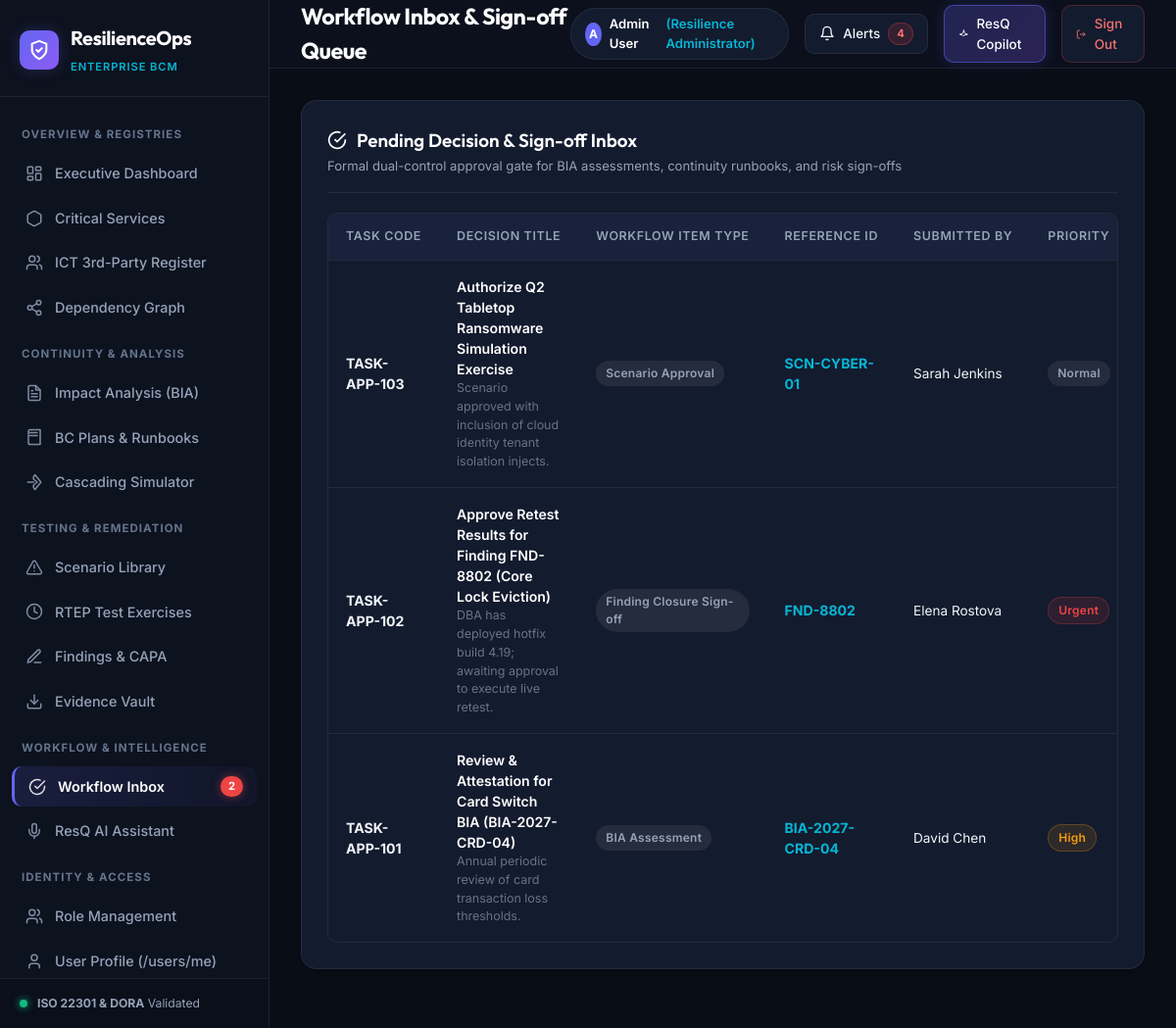
Screenshot of /approvals/ (signed in) with the database file from the repository.
### bcm_app/models.py (models this page shows, shortened)
class UserProfile(models.Model):
    ROLE_CHOICES = [
        ('Chief Risk & Resilience Officer', 'Chief Risk & Resilience Officer (CRO)'),
        ('Enterprise BCM Lead', 'Enterprise BCM Lead / Manager'),
        ('Critical Service Owner', 'Critical Service Owner'),
        ('Crisis Incident Commander', 'Crisis Incident Commander'),
        ('Regulatory / Internal Auditor', 'Regulatory / Internal Auditor'),
        ('Resilience Administrator', 'Resilience Administrator'),
    ]
    user = models.OneToOneField(User, on_delete=models.CASCADE, related_name='profile')
    role_def = models.ForeignKey(RoleDefinition, on_delete=models.SET_NULL, null=True, blank=True, related_name='members')
    role = models.CharField(max_length=60, choices=ROLE_CHOICES, default='Chief Risk & Resilience Officer')
    department = models.CharField(max_length=120, default='Operational Resilience & Risk Management')
    phone = models.CharField(max_length=40, blank=True, default='+44 20 7946 0880')
    sso_id = models.CharField(max_length=80, blank=True, default='OKTA-SSO-ENT-01')
    avatar_color = models.CharField(max_length=20, default='#6366f1')

class ApprovalTask(models.Model):
    ITEM_TYPES = [
        ('BIA Assessment', 'BIA Assessment'),
        ('Business Continuity Plan', 'Business Continuity Plan'),
        ('Scenario Approval', 'Scenario Approval'),
        ('Finding Closure Sign-off', 'Finding Closure Sign-off'),
        ('Access Delegation', 'Access Delegation'),
    ]
    STATUS_CHOICES = [
        ('Pending', 'Pending Review'),
        ('Approved', 'Approved'),
        ('Rejected', 'Rejected'),
        ('Delegated', 'Delegated'),
    ]
    PRIORITY_CHOICES = [
        ('Urgent', 'Urgent'),
        ('High', 'High'),
        ('Normal', 'Normal'),
    ]
    task_code = models.CharField(max_length=32, unique=True)
    title = models.CharField(max_length=255)
    item_type = models.CharField(max_length=35, choices=ITEM_TYPES)
    reference_id = models.CharField(max_length=64, help_text="e.g. BIA-2027-01 or BCP-PAY-01")
    requested_by = models.CharField(max_length=120)
    assigned_to = models.CharField(max_length=120)
    priority = models.CharField(max_length=20, choices=PRIORITY_CHOICES, default='High')
    status = models.CharField(max_length=20, choices=STATUS_CHOICES, default='Pending')
    comments = models.TextField(blank=True)
    submitted_date = models.DateTimeField(auto_now_add=True)
    actioned_date = models.DateTimeField(null=True, blank=True)
    class Meta:
        ordering = ['-submitted_date']

### bcm_app/views.py (the view, shortened to what this page needs)
# urls.py: path('approvals/', views.approval_queue_view, name='approval_queue'),
@login_required
def approval_queue_view(request):
    ctx = get_global_context(request)
    tasks = ApprovalTask.objects.all()
    ctx.update({
        'tasks': tasks,
        'active_menu': 'approvals'
    })
    return render(request, 'bcm_app/approval_queue.html', ctx)

### bcm_app/views.py (called while the page is built)
def get_global_context(request=None):
    unread_notifications = Notification.objects.filter(is_read=False).count()
    pending_approvals = ApprovalTask.objects.filter(status='Pending').count()
    current_user = None
    user_profile = None
    if request and hasattr(request, 'user') and request.user.is_authenticated:
        current_user = request.user
        try:
            user_profile = request.user.profile
        except:
            user_profile = None
    return {
        'unread_notifications': unread_notifications,
        'pending_approvals': pending_approvals,
        'current_time': timezone.now(),
        'system_status': 'Operational - All Rings Normal',
        'current_user': current_user,
        'user_profile': user_profile,
    }

### templates/bcm_app/approval_queue.html (shortened to what this page needs)
{% extends 'bcm_app/base.html' %}
{% block page_title %}Workflow Inbox & Sign-off Queue{% endblock %}
{% block content %}
<div class="panel">
  <div class="panel-header">
    <div>
      <div class="panel-title">
        <svg width="20" height="20" viewBox="0 0 24 24" fill="none" stroke="currentColor" stroke-width="2"><path d="M22 11.08V12a10 10 0 1 1-5.93-9.14"/><polyline points="22 4 12 14.01 9 11.01"/></svg>
        Pending Decision & Sign-off Inbox
      </div>
      <div class="panel-subtitle">Formal dual-control approval gate for BIA assessments, continuity runbooks, and risk sign-offs</div>
    </div>
  </div>
  <div class="bcm-table-container">
    <table class="bcm-table">
      <thead>
        <tr>
          <th>Task Code</th>
          <th>Decision Title</th>
          <th>Workflow Item Type</th>
          <th>Reference ID</th>
          <th>Submitted By</th>
          <th>Priority</th>
        </tr>
      </thead>
      <tbody>
        {% for task in tasks %}
        <tr>
          <td><strong>{{ task.task_code }}</strong></td>
          <td>
            <div style="font-weight:600; color:#fff;">{{ task.title }}</div>
            <div style="font-size:0.78rem; color:var(--text-subtle);">{{ task.comments }}</div>
          </td>
          <td><span class="badge badge-neutral">{{ task.item_type }}</span></td>
          <td><strong style="color:var(--accent-cyan);">{{ task.reference_id }}</strong></td>
          <td style="font-size:0.85rem; color:var(--text-main);">{{ task.requested_by }}</td>
          <td>
            <span class="badge {% if task.priority == 'Urgent' %}badge-danger{% elif task.priority == 'High' %}badge-warning{% else %}badge-neutral{% endif %}">
              {{ task.priority }}
            </span>
          </td>
        </tr>
        {% empty %}
        <tr>
          <td colspan="9" style="text-align:center; color:var(--text-muted); padding:30px;">All workflow approvals are up to date.</td>
        </tr>
        {% endfor %}
      </tbody>
    </table>
  </div>
</div>
{% endblock %}

### templates/bcm_app/base.html (shortened to what this page needs)
{% load static %}
<!DOCTYPE html>
<html lang="en">
<head>
  <link rel="stylesheet" href="{% static 'css/bcm.css' %}">
</head>
<body>
  <div class="bcm-app-container">
    <aside class="bcm-sidebar">
      <div class="bcm-brand">
        <div class="brand-icon">
          <svg width="22" height="22" viewBox="0 0 24 24" fill="none" stroke="currentColor" stroke-width="2.2" stroke-linecap="round" stroke-linejoin="round">
            <path d="M12 22s8-4 8-10V5l-8-3-8 3v7c0 6 8 10 8 10z"/>
            <path d="m9 12 2 2 4-4"/>
          </svg>
        </div>
        <div class="brand-info">
          <h1>ResilienceOps</h1>
          <span class="brand-tag">Enterprise BCM</span>
        </div>
      </div>
      <nav class="bcm-nav">
        <div class="nav-section-title">Overview & Registries</div>
        <a href="{% url 'dashboard' %}" class="nav-item {% if active_menu == 'dashboard' %}active{% endif %}">
          <span class="nav-icon">
          </span>
          <span>Executive Dashboard</span>
        </a>
        <a href="{% url 'services_list' %}" class="nav-item {% if active_menu == 'services' %}active{% endif %}">
          <span class="nav-icon">
            <svg width="18" height="18" viewBox="0 0 24 24" fill="none" stroke="currentColor" stroke-width="2" stroke-linecap="round" stroke-linejoin="round"><path d="M21 16V8a2 2 0 0 0-1-1.73l-7-4a2 2 0 0 0-2 0l-7 4A2 2 0 0 0 3 8v8a2 2 0 0 0 1 1.73l7 4a2 2 0 0 0 2 0l7-4A2 2 0 0 0 21 16z"/></svg>
          </span>
          <span>Critical Services</span>
        </a>
        <a href="{% url 'ict_third_party' %}" class="nav-item {% if active_menu == 'third_party' %}active{% endif %}">
          <span class="nav-icon">
            <svg width="18" height="18" viewBox="0 0 24 24" fill="none" stroke="currentColor" stroke-width="2" stroke-linecap="round" stroke-linejoin="round"><path d="M16 21v-2a4 4 0 0 0-4-4H6a4 4 0 0 0-4 4v2"/><circle cx="9" cy="7" r="4"/><path d="M22 21v-2a4 4 0 0 0-3-3.87"/><path d="M16 3.13a4 4 0 0 1 0 7.75"/></svg>
          </span>
          <span>ICT 3rd-Party Register</span>
        </a>
        <a href="{% url 'dependencies_graph' %}" class="nav-item {% if active_menu == 'dependencies' %}active{% endif %}">
          <span class="nav-icon">
          </span>
          <span>Dependency Graph</span>
        </a>
        <div class="nav-section-title">Continuity & Analysis</div>
        <a href="{% url 'bia_list' %}" class="nav-item {% if active_menu == 'bia' %}active{% endif %}">
          <span class="nav-icon">
          </span>
          <span>Impact Analysis (BIA)</span>
        </a>
        <a href="{% url 'bcp_list' %}" class="nav-item {% if active_menu == 'bcp' %}active{% endif %}">
          <span class="nav-icon">
            <svg width="18" height="18" viewBox="0 0 24 24" fill="none" stroke="currentColor" stroke-width="2" stroke-linecap="round" stroke-linejoin="round"><path d="M4 19.5v-15A2.5 2.5 0 0 1 6.5 2H20v20H6.5a2.5 2.5 0 0 1-2.5-2.5Z"/><path d="M6 6h10"/><path d="M6 10h10"/></svg>
          </span>
          <span>BC Plans & Runbooks</span>
        </a>
        <a href="{% url 'impact_engine' %}" class="nav-item {% if active_menu == 'impact' %}active{% endif %}">
          <span class="nav-icon">
            <svg width="18" height="18" viewBox="0 0 24 24" fill="none" stroke="currentColor" stroke-width="2" stroke-linecap="round" stroke-linejoin="round"><path d="m13 2-2 2.5V8l5 4-5 4v3.5L13 22l8-10-8-10Z"/><path d="M3 12h8"/></svg>
          </span>
          <span>Cascading Simulator</span>
        </a>
        <div class="nav-section-title">Testing & Remediation</div>
        <a href="{% url 'scenarios_list' %}" class="nav-item {% if active_menu == 'scenarios' %}active{% endif %}">
          <span class="nav-icon">
            <svg width="18" height="18" viewBox="0 0 24 24" fill="none" stroke="currentColor" stroke-width="2" stroke-linecap="round" stroke-linejoin="round"><path d="m21.73 18-8-14a2 2 0 0 0-3.48 0l-8 14A2 2 0 0 0 4 21h16a2 2 0 0 0 1.73-3Z"/><line x1="12" x2="12" y1="9" y2="13"/><line x1="12" x2="12.01" y1="17" y2="17"/></svg>
          </span>
          <span>Scenario Library</span>
        </a>
        <a href="{% url 'rtep_tests' %}" class="nav-item {% if active_menu == 'rtep' %}active{% endif %}">
          <span class="nav-icon">
            <svg width="18" height="18" viewBox="0 0 24 24" fill="none" stroke="currentColor" stroke-width="2" stroke-linecap="round" stroke-linejoin="round"><circle cx="12" cy="12" r="10"/><polyline points="12 6 12 12 16 14"/></svg>
          </span>
          <span>RTEP Test Exercises</span>
        </a>
        <a href="{% url 'findings_list' %}" class="nav-item {% if active_menu == 'findings' %}active{% endif %}">
          <span class="nav-icon">
            <svg width="18" height="18" viewBox="0 0 24 24" fill="none" stroke="currentColor" stroke-width="2" stroke-linecap="round" stroke-linejoin="round"><path d="M12 20h9"/><path d="M16.5 3.5a2.12 2.12 0 0 1 3 3L7 19l-4 1 1-4Z"/></svg>
          </span>
          <span>Findings & CAPA</span>
        </a>
        <a href="{% url 'evidence_repository' %}" class="nav-item {% if active_menu == 'evidence' %}active{% endif %}">
          <span class="nav-icon">
            <svg width="18" height="18" viewBox="0 0 24 24" fill="none" stroke="currentColor" stroke-width="2" stroke-linecap="round" stroke-linejoin="round"><path d="M21 15v4a2 2 0 0 1-2 2H5a2 2 0 0 1-2-2v-4"/><polyline points="7 10 12 15 17 10"/><line x1="12" x2="12" y1="15" y2="3"/></svg>
          </span>
          <span>Evidence Vault</span>
        </a>
        <div class="nav-section-title">Workflow & Intelligence</div>
        <a href="{% url 'approval_queue' %}" class="nav-item {% if active_menu == 'approvals' %}active{% endif %}">
          <span class="nav-icon">
            <svg width="18" height="18" viewBox="0 0 24 24" fill="none" stroke="currentColor" stroke-width="2" stroke-linecap="round" stroke-linejoin="round"><path d="M22 11.08V12a10 10 0 1 1-5.93-9.14"/><polyline points="22 4 12 14.01 9 11.01"/></svg>
          </span>
          <span>Workflow Inbox</span>
          {% if pending_approvals > 0 %}
          <span class="nav-badge badge-pulse">{{ pending_approvals }}</span>
          {% endif %}
        </a>
        <a href="{% url 'resq_ai' %}" class="nav-item {% if active_menu == 'resq' %}active{% endif %}">
          <span class="nav-icon">
            <svg width="18" height="18" viewBox="0 0 24 24" fill="none" stroke="currentColor" stroke-width="2" stroke-linecap="round" stroke-linejoin="round"><path d="M12 2a3 3 0 0 0-3 3v7a3 3 0 0 0 6 0V5a3 3 0 0 0-3-3Z"/><path d="M19 10v2a7 7 0 0 1-14 0v-2"/><line x1="12" x2="12" y1="19" y2="22"/></svg>
          </span>
          <span>ResQ AI Assistant</span>
        </a>
        <div class="nav-section-title">Identity & Access</div>
        <a href="{% url 'roles_management' %}" class="nav-item {% if active_menu == 'roles' %}active{% endif %}">
          <span class="nav-icon">
            <svg width="18" height="18" viewBox="0 0 24 24" fill="none" stroke="currentColor" stroke-width="2" stroke-linecap="round" stroke-linejoin="round"><path d="M16 21v-2a4 4 0 0 0-4-4H6a4 4 0 0 0-4 4v2"/><circle cx="9" cy="7" r="4"/><path d="M22 21v-2a4 4 0 0 0-3-3.87"/><path d="M16 3.13a4 4 0 0 1 0 7.75"/></svg>
          </span>
          <span>Role Management</span>
        </a>
        <a href="{% url 'user_profile' %}" class="nav-item {% if active_menu == 'profile' %}active{% endif %}">
          <span class="nav-icon">
            <svg width="18" height="18" viewBox="0 0 24 24" fill="none" stroke="currentColor" stroke-width="2" stroke-linecap="round" stroke-linejoin="round"><path d="M19 21v-2a4 4 0 0 0-4-4H9a4 4 0 0 0-4 4v2"/><circle cx="12" cy="7" r="4"/></svg>
          </span>
          <span>User Profile (/users/me)</span>
        </a>
      </nav>
      <div class="sidebar-footer">
        <div class="compliance-badge">
          <span class="status-dot"></span>
          <span><strong>ISO 22301 & DORA</strong> Validated</span>
        </div>
      </div>
    </aside>
    <div class="bcm-main">
      <header class="bcm-header">
        <div class="header-left">
          <h2 class="page-title">{% block page_title %}Operational Resilience Dashboard{% endblock %}</h2>
        </div>
        <div class="header-right">
          {% if request.user.is_authenticated %}
          <a href="{% url 'user_profile' %}" class="role-switcher" style="text-decoration:none;" title="View User Profile">
            <span style="width:24px; height:24px; border-radius:50%; background:{{ user_profile.avatar_color|default:'#6366f1' }}; color:#fff; display:inline-flex; align-items:center; justify-content:center; font-weight:700; font-size:0.75rem;">
              {{ request.user.first_name|default:request.user.username|slice:":1" }}
            </span>
            <span style="color:#fff; font-weight:600;">{{ request.user.get_full_name|default:request.user.username }}</span>
            <span class="role-pill">({{ user_profile.role|default:"Resilience Lead" }})</span>
          </a>
          {% endif %}
          <a href="{% url 'approval_queue' %}" class="header-action-btn" title="Pending Approvals">
            <svg width="16" height="16" viewBox="0 0 24 24" fill="none" stroke="currentColor" stroke-width="2" stroke-linecap="round" stroke-linejoin="round"><path d="M6 8a6 6 0 0 1 12 0c0 7 3 9 3 9H3s3-2 3-9"/><path d="M10.3 21a1.94 1.94 0 0 0 3.4 0"/></svg>
            <span>Alerts</span>
            {% if unread_notifications > 0 %}
            <span class="nav-badge badge-tier1">{{ unread_notifications }}</span>
            {% endif %}
          </a>
          <a href="{% url 'resq_ai' %}" class="header-action-btn resq-glow-btn">
            <svg width="16" height="16" viewBox="0 0 24 24" fill="none" stroke="currentColor" stroke-width="2" stroke-linecap="round" stroke-linejoin="round"><path d="m12 3-1.9 5.8a2 2 0 0 1-1.3 1.3L3 12l5.8 1.9a2 2 0 0 1 1.3 1.3L21 12l-5.8-1.9a2 2 0 0 1-1.3-1.3Z"/></svg>
            <span>ResQ Copilot</span>
          </a>
          {% if request.user.is_authenticated %}
          <a href="{% url 'logout' %}" class="header-action-btn" style="color:#f87171; border-color:rgba(239, 68, 68, 0.25);" title="Sign Out of BCM">
            <svg width="16" height="16" viewBox="0 0 24 24" fill="none" stroke="currentColor" stroke-width="2"><path d="M9 21H5a2 2 0 0 1-2-2V5a2 2 0 0 1 2-2h4"/><polyline points="16 17 21 12 16 7"/><line x1="21" y1="12" x2="9" y2="12"/></svg>
            <span>Sign Out</span>
          </a>
          {% else %}
          <a href="{% url 'login' %}" class="header-action-btn btn-primary" title="Sign In">
            <span>Sign In</span>
          </a>
          {% endif %}
        </div>
      </header>
      <main class="bcm-content">
        {% block content %}{% endblock %}
      </main>
    </div>
  </div>
</body>
</html>

### rows the page displays
UserProfile: role "Resilience Administrator"
ApprovalTask: task_code "TASK-APP-103", title "Authorize Q2 Tabletop Ransomware Simulation Exercise", comments "Scenario approved with inclusion of cloud identity tenant isolation injects.", item_type "Scenario Approval", reference_id "SCN-CYBER-01", requested_by "Sarah Jenkins", priority "Normal"
ApprovalTask: task_code "TASK-APP-102", title "Approve Retest Results for Finding FND-8802 (Core Lock Eviction)", comments "DBA has deployed hotfix build 4.19; awaiting approval to execute live retest.", item_type "Finding Closure Sign-off", reference_id "FND-8802", requested_by "Elena Rostova", priority "Urgent"
ApprovalTask: task_code "TASK-APP-101", title "Review & Attestation for Card Switch BIA (BIA-2027-CRD-04)", comments "Annual periodic review of card transaction loss thresholds.", item_type "BIA Assessment", reference_id "BIA-2027-CRD-04", requested_by "David Chen", priority "High"

### other values shown
{{ pending_approvals }} "2"
{{ request.user.first_name|default:request.user.username|slice:":1" }} "A"
{{ request.user.get_full_name|default:request.user.username }} "Admin User"
{{ unread_notifications }} "4"
